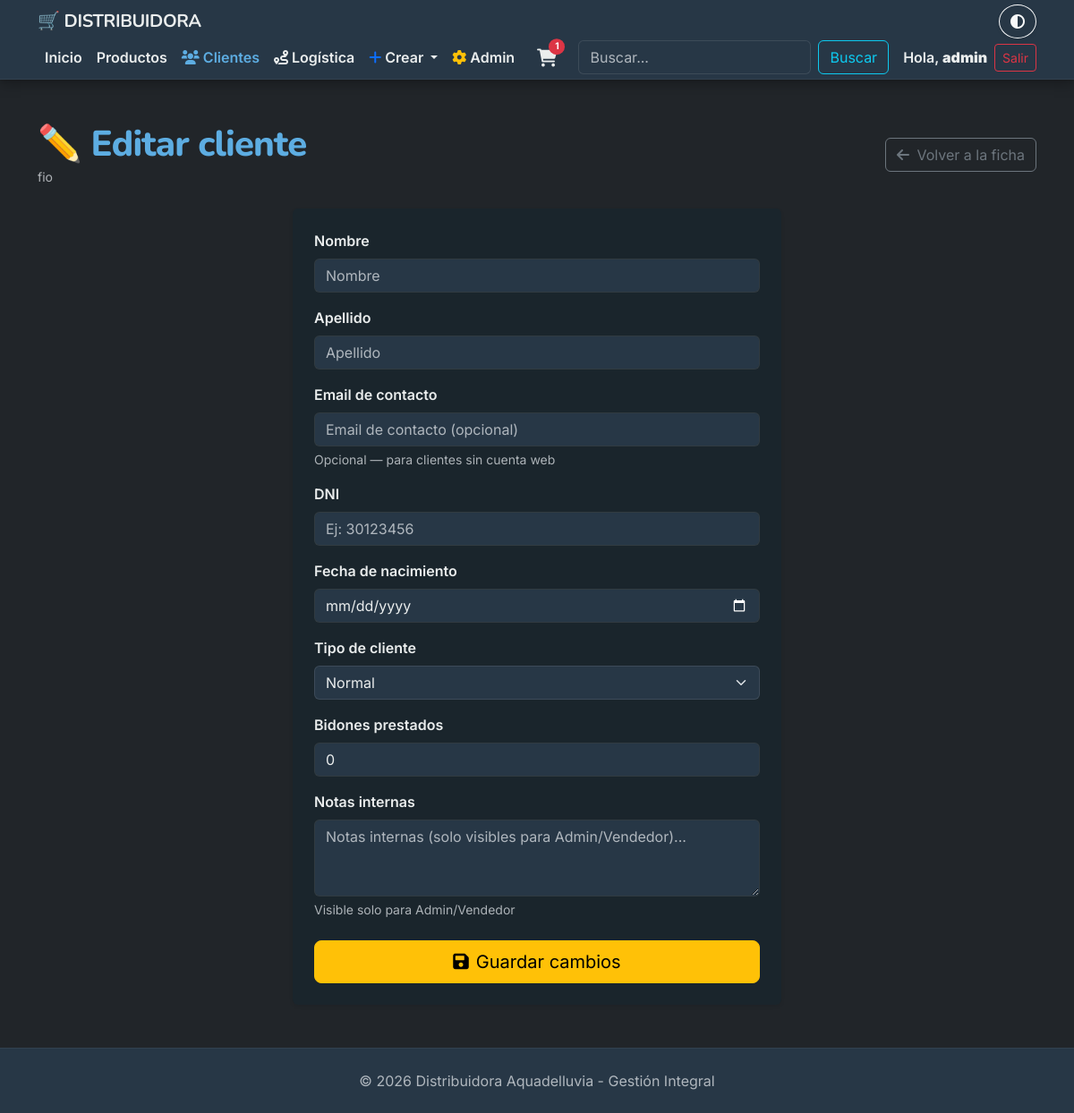
Screenshot of /clientes/2/editar/ (signed in) with the database file from the repository.
### apps/autenticacion/models.py (models this page shows, shortened)
class Usuario(AbstractUser):
    imagen_perfil = models.ImageField(upload_to='perfiles/', null=True, blank=True,default='usuarios/default.jpg')
    email = models.EmailField(unique=True)
    celular1 = models.CharField(max_length=20, null=True, blank=True)
    celular2 = models.CharField(max_length=20, null=True, blank=True)

### apps/clientes/models.py (models this page shows, shortened)
class Cliente(models.Model):
    usuario          = models.OneToOneField(
        'autenticacion.Usuario',
        on_delete=models.SET_NULL,
        null=True,
        blank=True,
        related_name='perfil_cliente',
        verbose_name='Cuenta de usuario'
    )
    nombre           = models.CharField(
        max_length=100,
        blank=True,
        verbose_name='Nombre'
    )
    apellido         = models.CharField(
        max_length=100,
        blank=True,
        verbose_name='Apellido'
    )
    email_contacto   = models.EmailField(
        blank=True,
        verbose_name='Email de contacto',
        help_text='Opcional — para clientes sin cuenta web'
    )
    dni              = models.CharField(
        max_length=15,
        unique=True,
        null=True,
        blank=True,
        verbose_name='DNI'
    )
    fecha_nacimiento = models.DateField(
        null=True,
        blank=True,
        verbose_name='Fecha de nacimiento'
    )
    fecha_alta       = models.DateField(
        auto_now_add=True,
        verbose_name='Fecha de alta'
    )
    tipo_cliente     = models.CharField(
        max_length=10,
        choices=TIPO_CLIENTE_CHOICES,
        default='Normal',
        verbose_name='Tipo de cliente'
    )
    bidones_prestados = models.PositiveIntegerField(
        default=0,
        verbose_name='Bidones prestados'
    )
    permite_fiado    = models.BooleanField(
        default=False,
        verbose_name='Permite fiado',
        help_text='Habilitado automáticamente para clientes Premium'
    )
    notas_internas   = models.TextField(
        blank=True,
        verbose_name='Notas internas',
        help_text='Visible solo para Admin/Vendedor'
    )
    class Meta:
        ordering = ['apellido', 'nombre']
        verbose_name = 'Cliente'
        verbose_name_plural = 'Clientes'
    def nombre_completo(self):
        if self.usuario_id:
            nombre_user = self.usuario.get_full_name()
            return nombre_user if nombre_user.strip() else self.usuario.username
        partes = [p for p in [self.nombre, self.apellido] if p]
        return ' '.join(partes) if partes else f'Cliente #{self.pk}'

### apps/clientes/views.py (the view)
# urls.py: path('<int:pk>/editar/',              views.editar_cliente,           name='editar_cliente'),
@login_required
def editar_cliente(request, pk):
    if not es_admin_o_vendedor(request.user):
        messages.error(request, 'No tenés permiso para editar clientes.')
        return redirect('apps.clientes:listar_clientes')
    cliente = get_object_or_404(Cliente, pk=pk)
    if request.method == 'POST':
        form = ClienteForm(request.POST, instance=cliente)
        if form.is_valid():
            form.save()
            messages.success(request, 'Datos del cliente actualizados.')
            return redirect('apps.clientes:ver_cliente', pk=cliente.pk)
    else:
        form = ClienteForm(instance=cliente)
    return render(request, 'clientes/editar_cliente.html', {
        'form':    form,
        'cliente': cliente,
    })

### apps/autenticacion/templatetags/grupos.py (called while the page is built)
@register.filter(name='has_group')
def has_group(user, group_name):
    return user.groups.filter(name=group_name).exists()

### apps/carrito/context_processors.py (called while the page is built)
def carrito_total(request):
    total_items = 0
    if request.user.is_authenticated:
        carrito = Carrito.objects.filter(usuario=request.user).first()
        if carrito:
            total_items = carrito.total_items()
    return {'carrito_total_items': total_items}

### apps/carrito/models.py (called while the page is built)
    def total_items(self):
        return sum(item.cantidad for item in self.items.all())

### apps/clientes/views.py (called while the page is built)
def es_admin_o_vendedor(user):
    return user.is_superuser or user.groups.filter(name='Vendedor').exists()

### templates/clientes/editar_cliente.html (shortened to what this page needs)
{% extends 'base.html' %}
{% block content %}
<div class="d-flex justify-content-between align-items-center mb-4">
    <div>
        <h1 class="mb-0">✏️ Editar cliente</h1>
        <small class="text-muted">{{ cliente.nombre_completo }}</small>
    </div>
    <a href="{% url 'apps.clientes:ver_cliente' cliente.pk %}" class="btn btn-outline-secondary">
        <i class="fa-solid fa-arrow-left me-1"></i> Volver a la ficha
    </a>
</div>
<div class="row justify-content-center">
    <div class="col-md-6">
        <div class="card border-0 shadow-sm">
            <div class="card-body p-4">
                <form method="post">
                    {% for field in form %}
                    <div class="mb-3">
                        <label class="form-label fw-semibold">{{ field.label }}</label>
                        {{ field }}
                        {% if field.help_text %}
                            <div class="form-text text-muted">{{ field.help_text }}</div>
                        {% endif %}
                    </div>
                    {% endfor %}
                    <div class="d-grid mt-4">
                        <button type="submit" class="btn btn-warning btn-lg">
                            <i class="fa-solid fa-floppy-disk me-2"></i>Guardar cambios
                        </button>
                    </div>
                </form>
            </div>
        </div>
    </div>
</div>
{% endblock %}

### templates/base.html (shortened to what this page needs)
{% load grupos %}
{% load static %}
<!DOCTYPE html>
<html lang="es" data-bs-theme="dark">
<head>
    <link href="https://cdn.jsdelivr.net/npm/bootstrap@5.3.8/dist/css/bootstrap.min.css" rel="stylesheet">
    <link rel="stylesheet" href="{% static 'style/aquadelluvia.css' %}?v=6">
    <link rel="stylesheet" href="{% static 'style/productos.css' %}?v=6">
    <link rel="stylesheet" href="https://cdnjs.cloudflare.com/ajax/libs/font-awesome/6.0.0/css/all.min.css">
</head>
<body class="d-flex flex-column min-vh-100 bg-body" >
    <header class="sticky-top shadow-sm">
        <nav class="navbar navbar-expand-lg py-1">
        <div class="container d-flex flex-wrap align-items-center justify-content-between">
            <a class="navbar-brand fw-bold" href="{% url 'inicio' %}">
                <span class="fw-bold">🛒 DISTRIBUIDORA</span>
            </a>
            <button id="toggle-theme"
                class="btn btn-outline-light rounded-circle shadow-sm order-2 ms-auto me-2 me-lg-0">
                <i class="fa-solid fa-circle-half-stroke"></i>
            </button>
            <div class="collapse navbar-collapse order-4 order-lg-3 w-100 w-lg-auto" id="navbarPF">
                <ul class="navbar-nav me-auto">
                    <li class="nav-item">
                        <a class="nav-link {% if request.resolver_match.view_name == 'inicio' %}active{% endif %}"
                        href="{% url 'inicio' %}">Inicio</a>
                    </li>
                    <li class="nav-item">
                        <a class="nav-link {% if request.resolver_match.view_name == 'apps.productos:listar_productos' %}active{% endif %}"
                        href="{% url 'apps.productos:listar_productos' %}">Productos</a>
                    </li>
                    {% if user.is_superuser or user|has_group:"Vendedor" %}
                    <li class="nav-item">
                        <a class="nav-link {% if 'clientes' in request.resolver_match.view_name %}active{% endif %}"
                           href="{% url 'apps.clientes:listar_clientes' %}">
                           <i class="fa-solid fa-users me-1"></i>Clientes
                        </a>
                    </li>
                    {% endif %}
                    {% if user.is_superuser or user|has_group:"Vendedor" or user|has_group:"Repartidor" %}
                    <li class="nav-item">
                        <a class="nav-link {% if 'logistica' in request.resolver_match.view_name %}active{% endif %}"
                           href="{% url 'apps.logistica:listar_rutas' %}">
                           <i class="fa-solid fa-route me-1"></i>Logística
                        </a>
                    </li>
                    {% endif %}
                    {% if user.is_superuser or user|has_group:"Vendedor" %}
                    <li class="nav-item dropdown">
                     <a class="nav-link dropdown-toggle" href="#" id="navbarDropdown" role="button" data-bs-toggle="dropdown" aria-expanded="false">
                      <i class="fa-solid fa-plus me-1 text-primary"></i>Crear
                      </a>
                    </li>
                    <li class="nav-item">
                        <a class="nav-link" href="{% url 'admin:index' %}" target="_blank">
                            <i class="fa-solid fa-gear me-1 text-warning"></i>Admin
                        </a>
                    </li>
                    {% endif %}
                </ul>
                <form class="d-flex mb-2 mb-lg-0 me-lg-3 order-5 order-lg-4" role="search" action="{% url 'apps.buscador:buscar_productos' %}" method="get">
                    <input class="form-control me-2" type="search" name="q" placeholder="Buscar..." aria-label="Buscar"
                        value="{{ query}}">
                    <button class="btn btn-outline-info" type="submit">Buscar</button>
                </form>
                <ul class="navbar-nav mb-2 mb-lg-0 me-3">
                    <li class="nav-item position-relative">
                        <a href="{% url 'apps.carrito:ver_carrito' %}" class="nav-link">
                            <div class="position-relative d-inline-block">
                                <i class="fas fa-shopping-cart fa-lg"></i>
                                {% if carrito_total_items > 0 %}
                                    <span class="position-absolute top-0 start-100 translate-middle badge rounded-pill bg-danger" style="font-size: 0.65rem;">
                                        {{ carrito_total_items }}
                                    </span>
                                {% endif %}
                            </div>
                        </a>
                    </li>
                </ul>
                <ul class="navbar-nav mb-2 mb-lg-0 order-6 order-lg-5">
                    {% if user.is_authenticated %}
                        <li class="nav-item d-flex align-items-center gap-2">
                            <a class="navbar-text text-decoration-none" href="{% url 'apps.clientes:mi_perfil' %}">
                                Hola, <strong>{{ user.username }}</strong>
                            </a>
                            <a class="btn btn-outline-danger btn-sm" href="{% url 'apps.autenticacion:cerrar_sesion' %}">Salir</a>
                        </li>
                    {% else %}
                        <li class="nav-item"><a class="nav-link" href="{% url 'apps.autenticacion:ingresar' %}">Ingresar</a></li>
                        <li class="nav-item"><a class="btn btn-primary btn-sm ms-lg-2 rounded-pill btn-glow" href="{% url 'apps.autenticacion:registrar' %}">Registrarse</a></li>
                    {% endif %}
                </ul>
            </div>
        </div>
    </nav>
    </header>
    <main class="container my-5">
        {% block content %}{% endblock %}
    </main>
    <footer class="footer mt-auto py-4 text-center border-top">
        <div class="container">
            <span class="text-muted">&copy; 2026 Distribuidora Aquadelluvia - Gestión Integral</span>
        </div>
    </footer>
</body>
</html>

### static/style/aquadelluvia.css (style rules this page uses)
:root, [data-bs-theme="light"] { --bg-main: #F4F7F6; --bg-surface: #FFFFFF; --color-primary: #6CB4EE; --color-secondary: #8BC34A; --color-accent: #F5B041; --text-main: #2C3E50; --text-muted: #7F8C8D; --font-body: 'Inter', sans-serif; --font-heading: 'Nunito', sans-serif; --bs-body-bg: var(--bg-main); --bs-body-color: var(--text-main); --bs-primary: var(--color-primary); --bs-secondary: var(--color-secondary); }
[data-bs-theme="dark"] { --bg-main: #1A252C; --bg-surface: #273746; --color-primary: #5DADE2; --color-secondary: #7CB342; --color-accent: #F39C12; --text-main: #EAEDED; --text-muted: #95A5A6; --bs-body-bg: var(--bg-main); --bs-body-color: var(--text-main); --bs-primary: var(--color-primary); --bs-secondary: var(--color-secondary); --bs-border-color: rgba(255, 255, 255, 0.05); }
body { background-color: var(--bs-body-bg); color: var(--bs-body-color); font-family: var(--font-body); transition: background-color 0.3s ease, color 0.3s ease; }
h1, h2, h3, h4, h5, h6, .navbar-brand { font-family: var(--font-heading); font-weight: 800; letter-spacing: -0.02em; }
h1 { font-size: 2.5rem; color: var(--color-primary); }
.btn { transition: all 0.3s ease; }
[data-bs-theme="dark"] .form-control, [data-bs-theme="dark"] .form-select { background-color: var(--bg-surface); border-color: rgba(255, 255, 255, 0.1); color: var(--text-main); }
.navbar { background-color: var(--bg-surface) !important; border-bottom: 1px solid var(--bs-border-color); }
.navbar .nav-link, .navbar .navbar-brand, .navbar .navbar-text { color: var(--text-main) !important; font-weight: 600; }
.navbar .nav-link:hover, .navbar .nav-link:focus, .navbar .nav-link.active { color: var(--color-primary) !important; }
[data-bs-theme="dark"] .navbar { box-shadow: 0 4px 15px rgba(0,0,0,0.3); }
.footer { background-color: var(--bg-surface) !important; border-top: 1px solid var(--bs-border-color) !important; }

### rows the page displays
Usuario: username "admin"
Cliente: nombre_completo "fio", form "Normal" "0"

### other values shown
{{ carrito_total_items }} "1"
{{ field.label }} "Nombre" "Apellido" "Email de contacto" "DNI" "Fecha de nacimiento" "Tipo de cliente" "Bidones prestados" "Notas internas"
{{ field.help_text }} "Opcional — para clientes sin cuenta web" "Visible solo para Admin/Vendedor"
